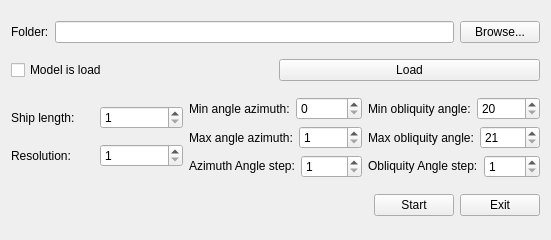
<?xml version="1.0" encoding="UTF-8"?>
<ui version="4.0">
 <class>imageCreatorForm</class>
 <widget class="QWidget" name="imageCreatorForm">
  <property name="geometry">
   <rect>
    <x>0</x>
    <y>0</y>
    <width>551</width>
    <height>240</height>
   </rect>
  </property>
  <property name="windowTitle">
   <string>Image creator</string>
  </property>
  <layout class="QGridLayout" name="mainLayout">
   <item row="0" column="0" colspan="3">
    <layout class="QHBoxLayout" name="folderLayout">
     <item>
      <widget class="QLabel" name="folderLabel">
       <property name="text">
        <string>Folder:</string>
       </property>
      </widget>
     </item>
     <item>
      <widget class="QLineEdit" name="lineEdit">
       <property name="enabled">
        <bool>true</bool>
       </property>
       <property name="readOnly">
        <bool>true</bool>
       </property>
      </widget>
     </item>
     <item>
      <widget class="QPushButton" name="selectFolder">
       <property name="text">
        <string>Browse...</string>
       </property>
      </widget>
     </item>
    </layout>
   </item>
   <item row="1" column="0" colspan="3">
    <layout class="QHBoxLayout" name="modelLayout">
     <item>
      <widget class="QCheckBox" name="modelBox">
       <property name="text">
        <string>Model is load</string>
       </property>
       <property name="checkable">
        <bool>true</bool>
       </property>
      </widget>
     </item>
     <item>
      <widget class="QPushButton" name="loadModel">
       <property name="text">
        <string>Load</string>
       </property>
      </widget>
     </item>
    </layout>
   </item>
   <item row="2" column="0">
    <layout class="QVBoxLayout" name="vShipLayout">
     <item>
      <layout class="QHBoxLayout" name="horizontalLayout_3">
       <item>
        <widget class="QLabel" name="shipLengthLabel">
         <property name="text">
          <string>Ship length:</string>
         </property>
        </widget>
       </item>
       <item>
        <widget class="QSpinBox" name="shipLengthBox">
         <property name="minimum">
          <number>1</number>
         </property>
         <property name="maximum">
          <number>1000</number>
         </property>
        </widget>
       </item>
      </layout>
     </item>
     <item>
      <layout class="QHBoxLayout" name="horizontalLayout_4">
       <item>
        <widget class="QLabel" name="resolutionLabel">
         <property name="text">
          <string>Resolution:</string>
         </property>
        </widget>
       </item>
       <item>
        <widget class="QSpinBox" name="resolutionBox">
         <property name="minimum">
          <number>1</number>
         </property>
         <property name="maximum">
          <number>30</number>
         </property>
        </widget>
       </item>
      </layout>
     </item>
    </layout>
   </item>
   <item row="2" column="1">
    <layout class="QVBoxLayout" name="vAzLayout">
     <item>
      <layout class="QHBoxLayout" name="horizontalLayout_6">
       <item>
        <widget class="QLabel" name="minAngleXY">
         <property name="text">
          <string>Min angle azimuth:</string>
         </property>
        </widget>
       </item>
       <item>
        <widget class="QSpinBox" name="minXYBox">
         <property name="maximum">
          <number>359</number>
         </property>
        </widget>
       </item>
      </layout>
     </item>
     <item>
      <layout class="QHBoxLayout" name="horizontalLayout_5">
       <item>
        <widget class="QLabel" name="maxAngleXY">
         <property name="text">
          <string>Max angle azimuth:</string>
         </property>
        </widget>
       </item>
       <item>
        <widget class="QSpinBox" name="maxXYBox">
         <property name="minimum">
          <number>1</number>
         </property>
         <property name="maximum">
          <number>360</number>
         </property>
        </widget>
       </item>
      </layout>
     </item>
     <item>
      <layout class="QHBoxLayout" name="horizontalLayout_7">
       <item>
        <widget class="QLabel" name="angleStepXY">
         <property name="text">
          <string>&lt;html&gt;&lt;head/&gt;&lt;body&gt;&lt;p&gt;Azimuth Angle step:&lt;/p&gt;&lt;/body&gt;&lt;/html&gt;</string>
         </property>
        </widget>
       </item>
       <item>
        <widget class="QSpinBox" name="angleStepBox">
         <property name="minimum">
          <number>1</number>
         </property>
         <property name="maximum">
          <number>360</number>
         </property>
        </widget>
       </item>
      </layout>
     </item>
    </layout>
   </item>
   <item row="2" column="2">
    <layout class="QVBoxLayout" name="vObLayout">
     <item>
      <layout class="QHBoxLayout" name="horizontalLayout_8">
       <item>
        <widget class="QLabel" name="minAngleXZ">
         <property name="text">
          <string>Min obliquity angle:</string>
         </property>
        </widget>
       </item>
       <item>
        <widget class="QSpinBox" name="minXZBox">
         <property name="minimum">
          <number>20</number>
         </property>
         <property name="maximum">
          <number>79</number>
         </property>
        </widget>
       </item>
      </layout>
     </item>
     <item>
      <layout class="QHBoxLayout" name="horizontalLayout_9">
       <item>
        <widget class="QLabel" name="maxAngleXZ">
         <property name="text">
          <string>Max obliquity angle:</string>
         </property>
        </widget>
       </item>
       <item>
        <widget class="QSpinBox" name="maxXZBox">
         <property name="minimum">
          <number>21</number>
         </property>
         <property name="maximum">
          <number>80</number>
         </property>
        </widget>
       </item>
      </layout>
     </item>
     <item>
      <layout class="QHBoxLayout" name="horizontalLayout_10">
       <item>
        <widget class="QLabel" name="angleStepXZ">
         <property name="text">
          <string>&lt;html&gt;&lt;head/&gt;&lt;body&gt;&lt;p&gt;Obliquity Angle step:&lt;/p&gt;&lt;/body&gt;&lt;/html&gt;</string>
         </property>
        </widget>
       </item>
       <item>
        <widget class="QSpinBox" name="angleStepXZBox">
         <property name="minimum">
          <number>1</number>
         </property>
        </widget>
       </item>
      </layout>
     </item>
    </layout>
   </item>
   <item row="3" column="0" colspan="3">
    <layout class="QHBoxLayout" name="buttonsLayout">
     <item>
      <spacer name="horizontalSpacer">
       <property name="orientation">
        <enum>Qt::Horizontal</enum>
       </property>
       <property name="sizeHint" stdset="0">
        <size>
         <width>40</width>
         <height>20</height>
        </size>
       </property>
      </spacer>
     </item>
     <item>
      <layout class="QHBoxLayout" name="buttonsLowLayout">
       <item>
        <widget class="QPushButton" name="startButton">
         <property name="text">
          <string>Start</string>
         </property>
        </widget>
       </item>
       <item>
        <widget class="QPushButton" name="exitButton">
         <property name="text">
          <string>Exit</string>
         </property>
        </widget>
       </item>
      </layout>
     </item>
    </layout>
   </item>
  </layout>
 </widget>
 <layoutdefault spacing="6" margin="11"/>
 <resources/>
 <connections/>
</ui>
